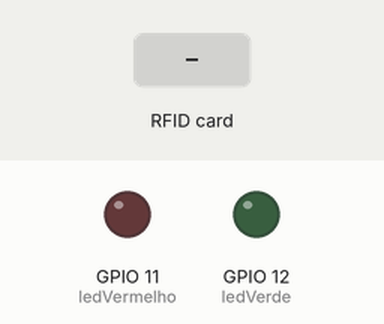
A sketch run on a simulated ESP32-S3. Parts: output pins drawn as LEDs (lit = HIGH). The test bench sets the inputs (shaded band). WiFi joins after 1.5 s; servers stay silent unless stated; uploads are accepted with an empty reply; what the sketch prints to the serial monitor is not drawn.

Above: at 2.7 s.
2.8 s: RFID card 5E 7A 19 C4 held to the reader
Timing chart, 0 to 5.8 s (numbered marks = the images above; inputs shaded):
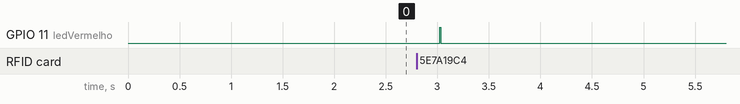

The sketch:

Request.ino
```cpp
#include <WiFi.h>
#include <HTTPClient.h>

#include <SPI.h>
#include <MFRC522.h>

#define SS_PIN 10
#define RST_PIN 9
MFRC522 mfrc522(SS_PIN, RST_PIN);

int ledVerde = 12;
int ledVermelho = 11;

const char* ssid = "REPLACE_WITH_YOUR_SSID";
const char* password = "REPLACE_WITH_YOUR_PASSWORD";

String serverName = "https://example.com/";

unsigned long lastTime = 0;
unsigned long timerDelay = 5000;

void setup() {
  Serial.begin(115200);

  WiFi.begin(ssid, password);
  Serial.println("Connecting");
  while (WiFi.status() != WL_CONNECTED) {
    delay(500);
    Serial.print(".");
  }
  Serial.println("");
  Serial.print("Connected to WiFi network with IP Address: ");
  Serial.println(WiFi.localIP());

  Serial.println("Timer set to 5 seconds (timerDelay variable), it will take 5 seconds before publishing the first reading.");

  SPI.begin();
  mfrc522.PCD_Init();
  Serial.println("Aproxime o seu cartao do leitor...");
  Serial.println();

  pinMode(ledVerde, OUTPUT);
  pinMode(ledVermelho, OUTPUT);
}

void loop() {
  if ( ! mfrc522.PICC_IsNewCardPresent())
  {
    return;
  }
  if ( ! mfrc522.PICC_ReadCardSerial())
  {
    return;
  }
  if (WiFi.status() == WL_CONNECTED) {
    Serial.print("UID da tag :");
    String conteudo = "";
    byte letra;
    for (byte i = 0; i < mfrc522.uid.size; i++)
    {
      Serial.print(mfrc522.uid.uidByte[i] < 0x10 ? " 0" : " ");
      Serial.print(mfrc522.uid.uidByte[i], HEX);
      conteudo.concat(String(mfrc522.uid.uidByte[i] < 0x10 ? " 0" : " "));
      conteudo.concat(String(mfrc522.uid.uidByte[i], HEX));
    }
    Serial.println();
    Serial.print("Mensagem : ");
    conteudo.toUpperCase();


    HTTPClient http;

    String serverPath = serverName + "?key=" + conteudo;

    http.begin(serverPath.c_str());


    int httpResponseCode = http.GET();

    if (httpResponseCode > 0) {
      Serial.print("HTTP Response code: ");
      Serial.println(httpResponseCode);
      String payload = http.getString();
      Serial.println(payload);
      if (payload == "true") {
        Serial.print("Chave aceita");
        digitalWrite(ledVerde, HIGH);
        delay(10);
        digitalWrite(ledVerde, LOW);
      } else {
        Serial.print("Chave negada");
        digitalWrite(ledVermelho, HIGH);
        delay(10);
        digitalWrite(ledVermelho, LOW);
      }
    }
    else {
      Serial.print("Error code: ");
      Serial.println(httpResponseCode);
    }

    http.end();
  }
  else {
    Serial.println("WiFi Disconnected");
  }
  lastTime = millis();

}
```

Measured:
- after the input at 2.8 s, GPIO 11 (ledVermelho): LOW → HIGH after 0.22 s, → LOW 0.01 s later
